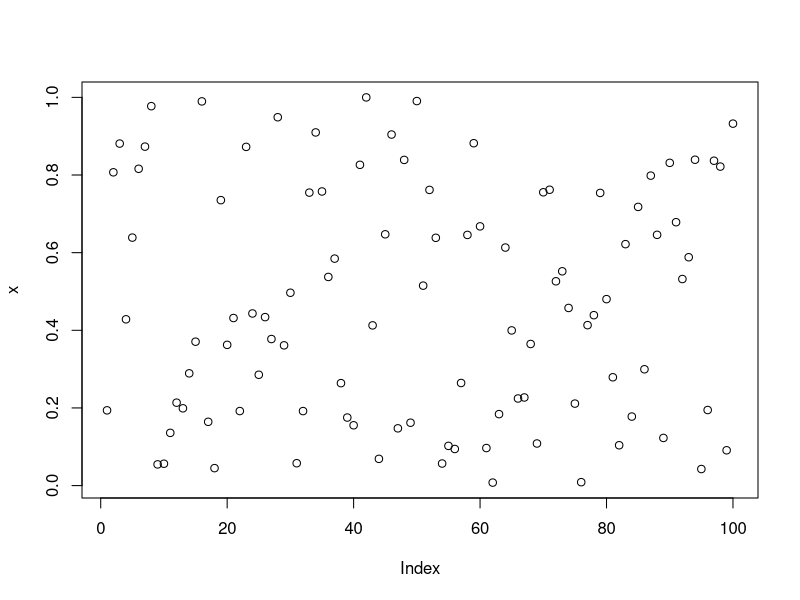
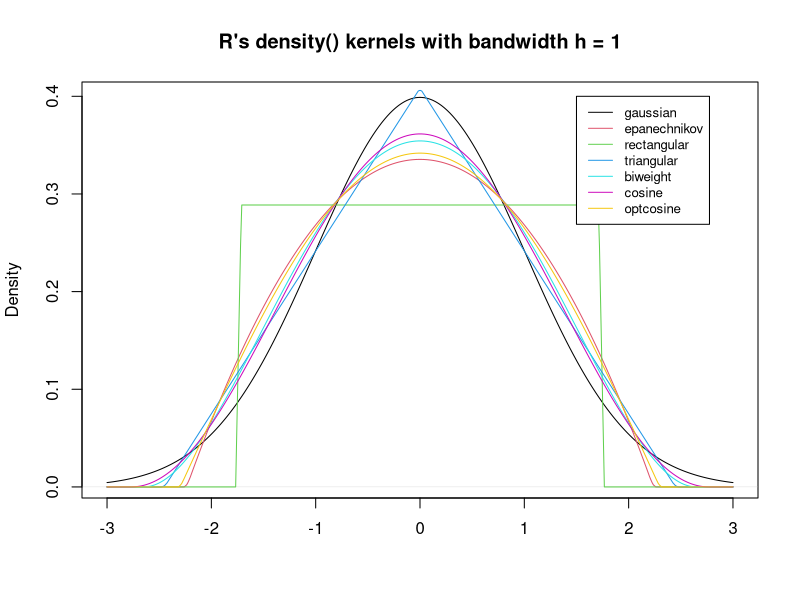
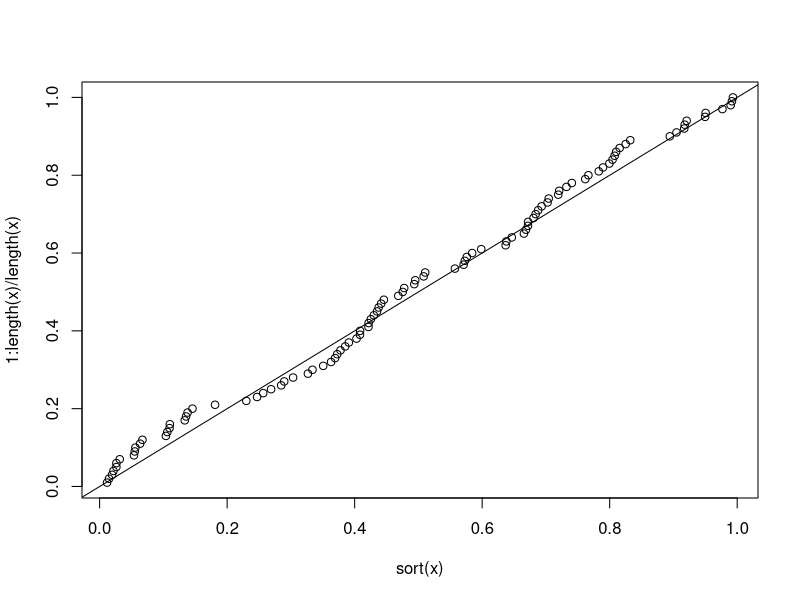
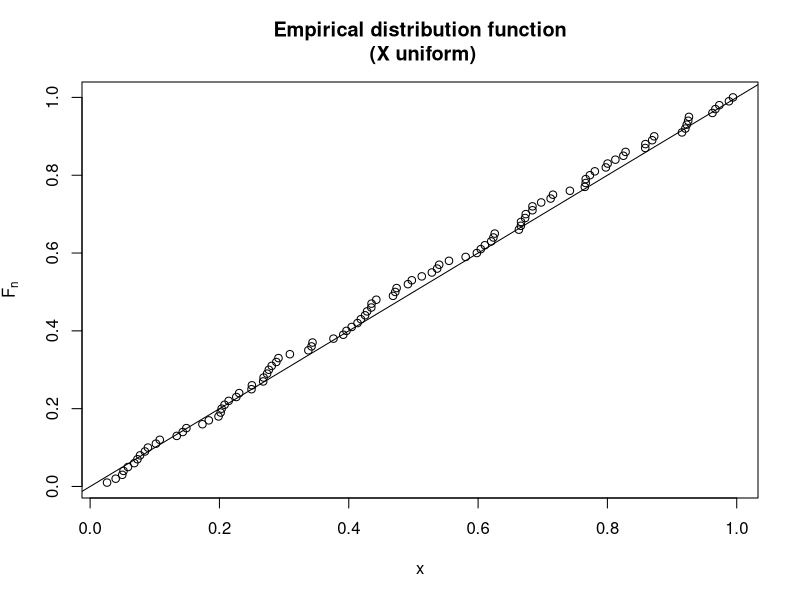
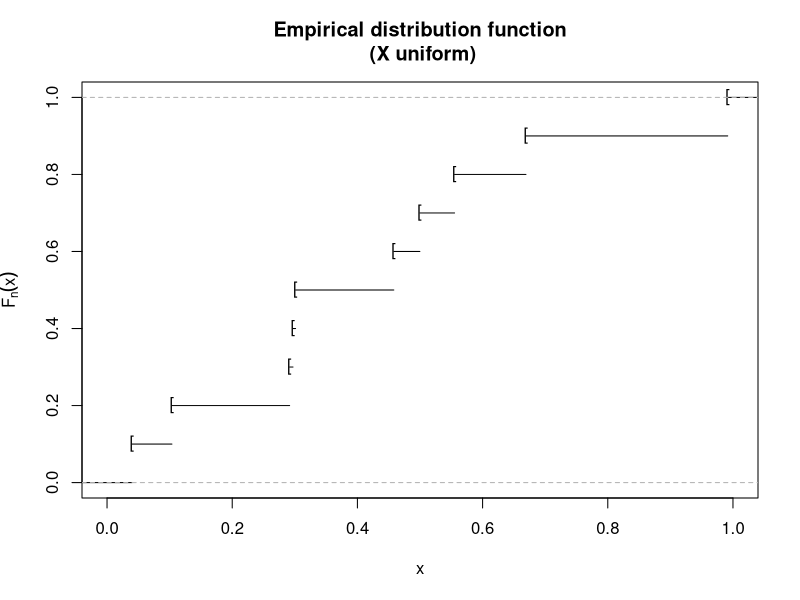
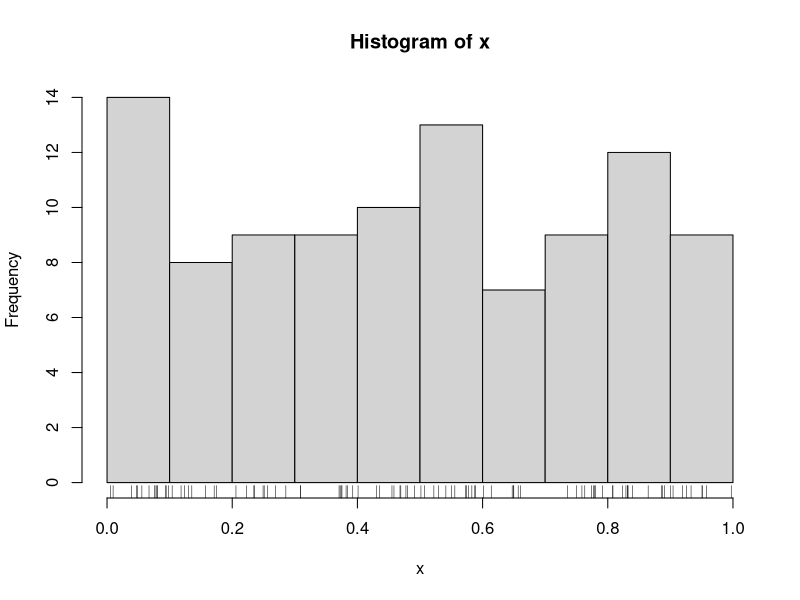
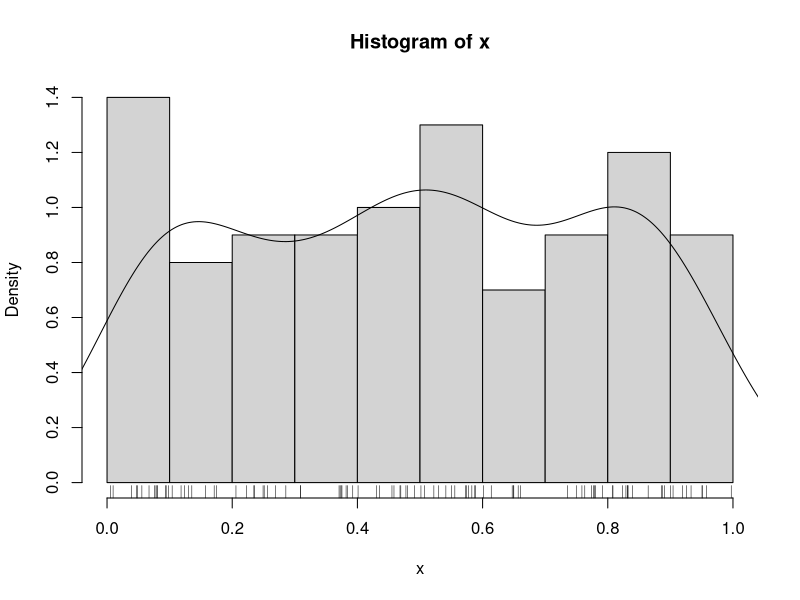
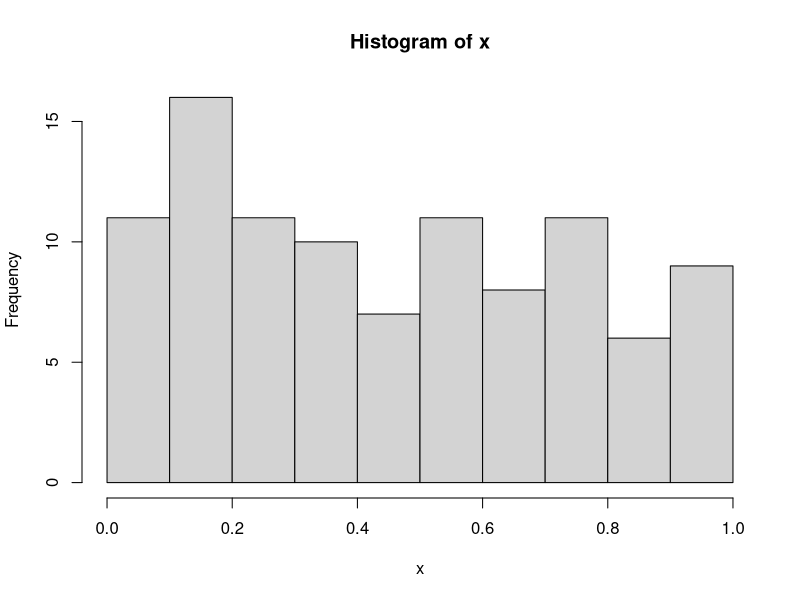

Source code (R) for these figures, in order:
###################################################
### chunk number 1: ch04pic1
###################################################
#        1         2         3         4        5         6         7         8         9
#234567890123456789012345678901234567890123456789012345678901234567890123456789012345678901
#   5   9   3   7  21   5   9  33   7  41   5
graphics.off()
quartz(width = 11, height = 11)# we need larger displays. change this for other displays


###################################################
### chunk number 2: Sframe02
###################################################
x <- runif(100)
plot(x)


###################################################
### chunk number 3: Rkernels
###################################################
kernels <- eval(formals(density.default)$kernel) #$

## show the kernels in the R parametrisation
plot (density(0, bw = 1), xlab = "", 
      main = "R's density() kernels with bandwidth h = 1")
for(i in 2:length(kernels))
   lines(density(0, bw = 1, kernel =  kernels[i]), col = i)
legend(1.5, .4, legend = kernels, col = seq(kernels), 
       lty = 1, cex = .8, y.intersp = 1)


###################################################
### chunk number 4: 
###################################################
x <- runif(100)
plot(sort(x), 1:length(x)/length(x))
abline(0, 1)


###################################################
### chunk number 5: edf1-3
###################################################
x <- runif(100)
plot(sort(x), (1:length(x))/length(x), 
    xlab = "x", ylab = expression(F[n]), 
    main = "Empirical distribution function\n (X uniform)"
)
abline(0, 1)


###################################################
### chunk number 6: a01ecdf
###################################################
plot(ecdf( runif(10) ), pch = '[', 
    main = "Empirical distribution function\n (X uniform)", 
    xlim = c(0, 1), ylab = expression(F[n](x)))


###################################################
### chunk number 7: whist
###################################################
x <- runif(100)
hist(x)
rug(x)


###################################################
### chunk number 8: histker
###################################################
hist(x, probability = TRUE)
rug(x)
lines(density(x))


###################################################
### chunk number 9: 
###################################################
x <- runif(100)
whist <- hist(x)
whist


###################################################
### chunk number 10: notenbar
###################################################
grades <- c(2, 1, 3, 4, 2, 2, 3, 5, 1, 3, 4, 3, 6)
barplot(table(grades), xlab = 'Grade', ylab = 'Count', 
   ylim = c(0, max(table(grades))), 
   main = 'Grading')


###################################################
### chunk number 11: MC06
###################################################
x <- (sin(1:100)+1)/2                   # demo example only
y <- (1:length(x))/length(x)
plot(sort(x), y)
nrsamples <- 19                         # nor of simulations
samples <- matrix(data = runif(length(x)* nrsamples), 
nrow = length(x), ncol = nrsamples)
samples <- apply(samples, 2, sort)
envelope <- t(apply(samples, 1, range))
lines(envelope[, 1], y, col = "red")
lines(envelope[, 2], y, col = "red")


###################################################
### chunk number 12: 
###################################################
x  <- (sin(1:100)+1)/2	                # demo example only
y <- (1:length(x))/length(x)
nrsamples <- 19                                 # nr of simulations


###################################################
### chunk number 13: plotMC06a
###################################################
plot(sort(x), y, 
    main = paste("Monte Carlo Band: ", 
        bquote( .(nrsamples)), " Monte Carlo Samples"), 
    xlab = 'x', ylab = expression(F[n]))
samples <- matrix(data = runif(length(x) * nrsamples), 
    nrow = length(x), ncol = nrsamples)
samples <- apply(samples, 2, sort)
envelope <- t(apply(samples, 1, range))
lines(envelope[, 1], y, col = "red")
lines(envelope[, 2], y, col = "red")


###################################################
### chunk number 14: boxplot
###################################################
oldpar <- par(mfrow = c(1, 4))
boxplot(runif(100), main = "uniform")
boxplot(rnorm(100), main = "normal")
boxplot(exp(rnorm(100)), main = "lognormal")
boxplot(rcauchy(100), main = "cauchy")
par(oldpar)


###################################################
### chunk number 15: 
###################################################
unif50 <- runif(50)
unif100 <- runif(100)
norm50 <- rnorm(50)
norm100 <- rnorm(100)
lognorm50 <- exp(rnorm(50))
lognorm100 <- exp( rnorm(100))


###################################################
### chunk number 16: DistFF
###################################################
oldpar <- par(mfrow = c(2, 3))

plot(ecdf(unif50), pch = "[")
plot(ecdf(norm50), pch = "[")
plot(ecdf(lognorm50), pch = "[")

plot(ecdf(unif100), pch = "[")
plot(ecdf(norm100), pch = "[")
plot(ecdf(lognorm100), pch = "[")
par(oldpar)


###################################################
### chunk number 17: DistFQQ
###################################################
oldpar <- par(mfrow = c(2, 3))
qqnorm(unif50, main ="Normal Q-Q Plot\n unif50")
qqnorm(norm50, main = "Normal Q-Q\n norm50")
qqnorm(lognorm50, main = "Normal Q-Q\n lognorm50")

qqnorm(unif100, main = "Normal Q-Q\n unif100")
qqnorm(norm100, main = "Normal Q-Q\n norm100")
qqnorm(lognorm100, main = "Normal Q-Q\n lognorm100")

par(oldpar)


###################################################
### chunk number 18: 
###################################################
qqnormx <- function(x, nrow = 5, ncol = 5, main = deparse(substitute(x))){
    oldpar <- par(mfrow = c(nrow, ncol))
    qqnorm(x, main = main)
    for (i in 1:(nrow*ncol-1)) 
     qqnorm(rnorm(length(x)), main = "N(0, 1)", xlab="", ylab="")
    par(oldpar)
}


###################################################
### chunk number 19: ch01qqnormx
###################################################
qqnormx(runif(100), nrow=4, ncol=4)


###################################################
### chunk number 20: 
###################################################
ppdemo <- function (x, samps  =  19) {     # samps: nr of simulations
    y <- (1:length(x))/length(x)
    plot(sort(x), y, xlab = substitute(x), ylab = expression(F[n]), 
        main = "Distribution Function with Monte Carlo Bands (unif.)", 
        type = "s")
    mtext(paste(samps, "Monte Carlo Samples"), side = 3)
    samples <- matrix(runif(length(x)* samps), 
        nrow = length(x), ncol = samps)
    samples <- apply(samples, 2, sort)
    envelope <- t(apply(samples, 1, range))
    lines(envelope[, 1], y, type = "s", col = "red");
    lines(envelope[, 2], y, type = "s", col = "red")
} 


###################################################
### chunk number 21: 
###################################################
z100 <- runif(100)
ppdemo(z100)


###################################################
### chunk number 22: 
###################################################
ppdemo


###################################################
### chunk number 23: 
###################################################
circlearea <- function( r) r^2 * pi
circlearea(1:4)


###################################################
### chunk number 24: AnnotPlot
###################################################
plot(1:10, xlab = "xlab", ylab = "ylab", main = "main", sub = "sub")
mtext("mtext 1", side = 1, col = "blue")
mtext("mtext 2", side  = 2, col = "blue")
mtext("mtext 3", side  = 3, col = "blue")
mtext("mtext 4", side  = 4, col = "blue")
legend("topleft", legend = "topleft legend")
legend("center", legend = c("lty =1", "lty =2", "lty =3"), 
    lty =  1:3, title = "center legend")


###################################################
### chunk number 25: needle
###################################################
NeedleInTheHayStack <- function(nn, p=0.1, col="black", ... ) {
    oldpar <- par(mfrow=c(1,length(nn)))
    on.exit(par(oldpar))
    for (n in nn){
        nhay <- n-round(p*n); xhay <- runif(nhay);  yhay <- runif(nhay)
        needle <- runif(round(p*n))
        plot( x = c(xhay, needle), y = c(yhay,needle), 
            main = paste("n = ", n, ",", " p = ", p), cex.main=3.0,
            axes=FALSE, frame.plot=TRUE,
            xlab="", ylab="",
            col= col, ...)
        }
}
NeedleInTheHayStack( c(40, 200,1000, 5000, 25000) )


###################################################
### chunk number 26: needle40
###################################################
NeedleInTheHayStack(40)


###################################################
### chunk number 27: needle200
###################################################
NeedleInTheHayStack(200)


###################################################
### chunk number 28: needle1000
###################################################
NeedleInTheHayStack(1000)


###################################################
### chunk number 29: needle5000
###################################################
NeedleInTheHayStack(5000)


###################################################
### chunk number 30: needle25000
###################################################
NeedleInTheHayStack(25000)


###################################################
### chunk number 31: needlealpha
###################################################
NeedleInTheHayStack( 25000, col =  rgb(red=0, blue=0, green=0, alpha=0.01))


###################################################
### chunk number 32: 
###################################################
cat("Generated by Sweave from:\\\\")
cat(chartr("$", " ", "\\verb+$Source: /u/math/j40/cvsroot/lectures/src/SIntro/Rintro/Rnw/S01base.Rnw.tex,v $+\\\\"))
cat(chartr("$", " ", "\\verb+$Revision: 1.52 $+\\\\"))
cat(chartr("$", " ", "\\verb+$Date: 2008/08/06 19:17:13 $+\\\\"))
cat(chartr("$", " ", "\\verb+$name:  $+\\\\"))
cat(chartr("$", " ", "\\verb+$Author: j40 $+\\\\"))


